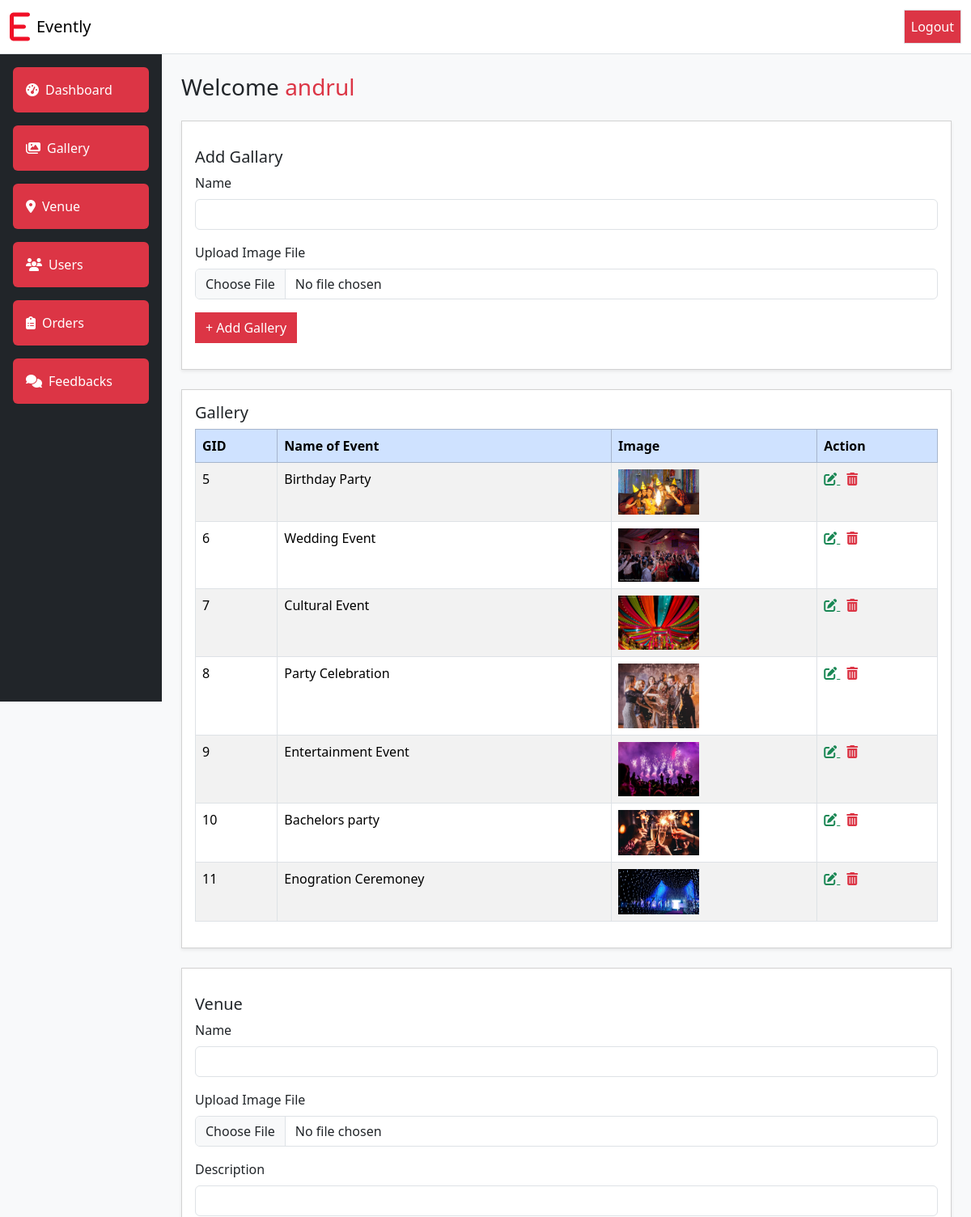
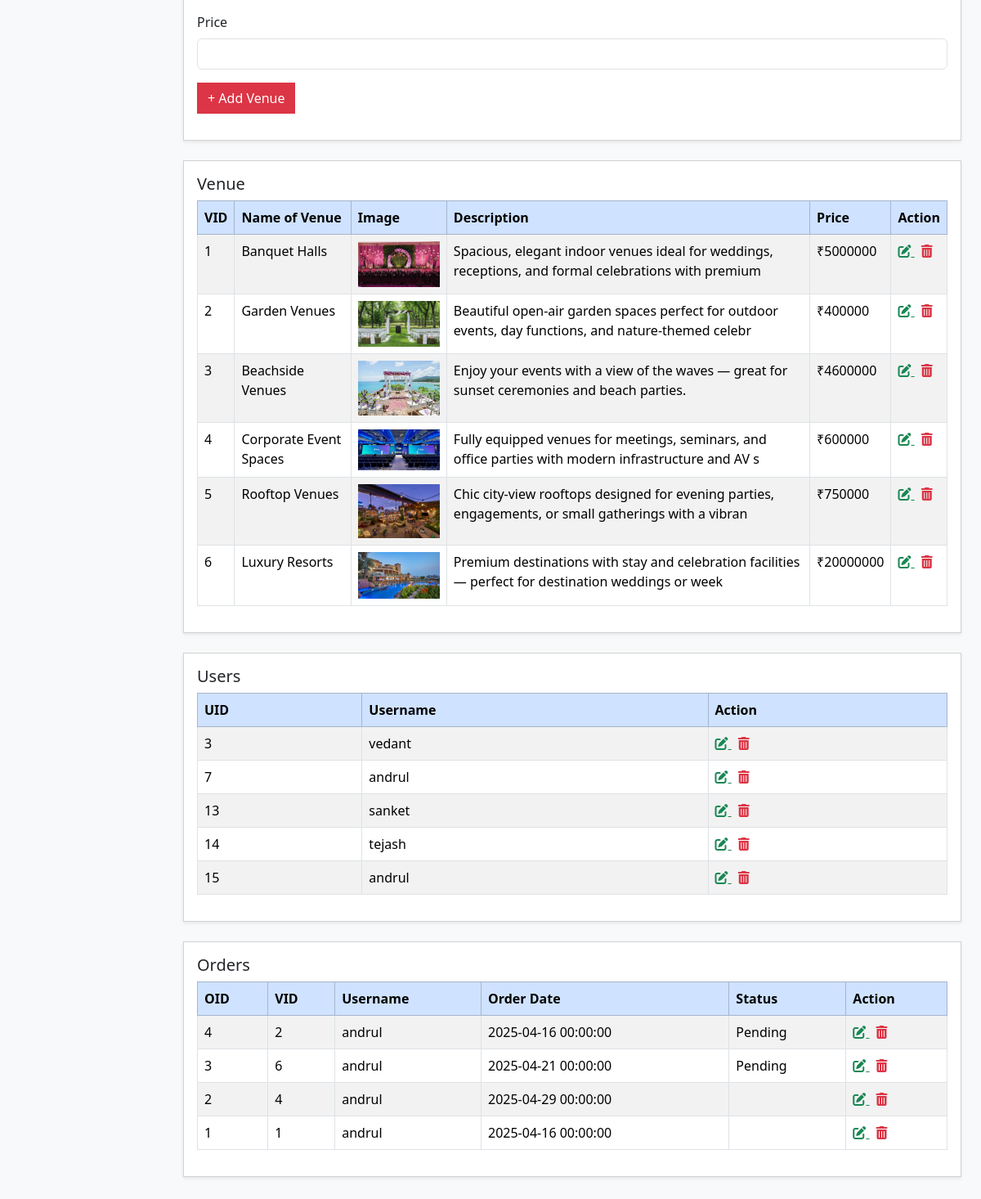
The app's page /admin/dashboard.php (signed in) with its own data (2 pictures, top to bottom).
### tables this page shows
CREATE TABLE `gallery` (
  `gid` int(30) NOT NULL,
  `gname` varchar(30) NOT NULL,
  `gimage` varchar(100) NOT NULL
);

CREATE TABLE `venue` (
  `vid` int(10) NOT NULL,
  `vname` varchar(30) NOT NULL,
  `vimage` varchar(100) NOT NULL,
  `vdesc` varchar(100) NOT NULL,
  `vprice` int(50) NOT NULL
);

CREATE TABLE `users` (
  `id` int(11) NOT NULL,
  `username` varchar(30) NOT NULL,
  `email` varchar(30) NOT NULL,
  `password` varchar(255) NOT NULL,
  `cpassword` varchar(255) NOT NULL,
  `dt` datetime NOT NULL DEFAULT current_timestamp()
);

CREATE TABLE `cart` (
  `oid` int(30) NOT NULL,
  `vid` int(30) NOT NULL,
  `vname` varchar(30) NOT NULL,
  `odate` datetime NOT NULL,
  `status` varchar(10) NOT NULL
);

### admin/includes/get-venue.php (the view)
<?php
include 'includes/config.php';
$sql = "SELECT * FROM venue";
$result = mysqli_query($conn, $sql);
while ($row = $result->fetch_assoc()) {
    $vid = $row['vid'];
    $vname = $row['vname'];
    $vimage = $row['vimage'];
    $vdesc = $row['vdesc'];
    $vprice = $row['vprice'];
    echo "
        <tr>
            <td>$vid</td>
            <td>$vname</td>
            <td><img src='images/$vimage' alt='$vname' style='width: 100px; height: auto;'></td>
            <td>$vdesc</td>
            <td>₹$vprice</td>
            <td>
                <a href='edit-venue.php?id=$vid' class='text-success me-2' title='Edit'>
                    <i class='fas fa-edit'></i>
                </a>
                <a href='delete-venue.php?id=$vid' class='text-danger' title='Delete' onclick='return confirm(\"Are you sure you want to delete this venue?\")'>
                    <i class='fas fa-trash-alt'></i>
                </a>
            </td>
        </tr>";
}
?>

### admin/includes/get-gallery.php
<?php
    include 'includes/config.php';
    $sql = "SELECT * FROM gallery";
    $result = mysqli_query($conn, $sql);
    while ($row = $result->fetch_assoc()) {
    $gid = $row['gid'];
    $gname = $row['gname'];
    $gimage = $row['gimage'];
    echo "
        <tr>
            <td>$gid</td>
            <td>$gname</td>
            <td><img src='images/$gimage' alt='$gname' style='width: 100px; height: auto;'></td>
            <td>
                <a href='edit.php?id=$gid' class='text-success me-2' title='Edit'>
                    <i class='fas fa-edit'></i>
                </a>
                <a href='delete.php?id=$gid' class='text-danger' title='Delete' onclick='return confirm(\"Are you sure?\")'>
                    <i class='fas fa-trash-alt'></i>
                </a>
            </td>
        </tr>";
}
?>

### admin/includes/get-users.php
<?php
    include 'includes/config.php';
    $sql = "SELECT * FROM users";
    $result = mysqli_query($conn, $sql);
    while ($row = $result->fetch_assoc()) {
    $id = $row['id'];
    $username = $row['username'];
    echo "
        <tr>
            <td>$id</td>
            <td>$username</td>
            <td>
                <a href='edit.php?id=$id' class='text-success me-2' title='Edit'>
                    <i class='fas fa-edit'></i>
                </a>
                <a href='delete.php?id=$id' class='text-danger' title='Delete' onclick='return confirm(\"Are you sure?\")'>
                    <i class='fas fa-trash-alt'></i>
                </a>
            </td>
        </tr>";
}
?>

### admin/includes/get-order.php
<?php
include 'includes/config.php';
$sql = "SELECT * FROM cart ORDER BY oid DESC";
$result = mysqli_query($conn, $sql);
while ($row = $result->fetch_assoc()) {
    $oid = $row['oid'];
    $vid = $row['vid'];
    $username = $row['vname'];
    $odate = $row['odate'];
    $status = ucfirst($row['status']);
    echo "
        <tr>
            <td>$oid</td>
            <td>$vid</td>
            <td>$username</td>
            <td>$odate</td>
            <td>$status</td>
            <td>
                <a href='update-order.php?oid=$oid' class='text-success me-2' title='Update Status'>
                    <i class='fas fa-edit'></i>
                </a>
                <a href='delete-order.php?oid=$oid' class='text-danger' title='Delete' onclick='return confirm(\"Are you sure you want to delete this order?\")'>
                    <i class='fas fa-trash-alt'></i>
                </a>
            </td>
        </tr>";
}
?>

### records on screen
gallery: gid "5", gname "Birthday Party", gimage (picture)
gallery: gid "6", gname "Wedding Event", gimage (picture)
gallery: gid "7", gname "Cultural Event", gimage (picture)
gallery: gid "8", gname "Party Celebration", gimage (picture)
gallery: gid "9", gname "Entertainment Event", gimage (picture)
gallery: gid "10", gname "Bachelors party", gimage (picture)
gallery: gid "11", gname "Enogration Ceremoney", gimage (picture)
venue: vid "1", vname "Banquet Halls", vimage (picture), vdesc "Spacious, elegant indoor venues ideal for weddings, receptions, and formal celebrations with premium", vprice "5000000"
venue: vid "2", vname "Garden Venues", vimage (picture), vdesc "Beautiful open-air garden spaces perfect for outdoor events, day functions, and nature-themed celebr", vprice "400000"
venue: vid "3", vname "Beachside Venues", vimage (picture), vdesc "Enjoy your events with a view of the waves — great for sunset ceremonies and beach parties.", vprice "4600000"
venue: vid "4", vname "Corporate Event Spaces", vimage (picture), vdesc "Fully equipped venues for meetings, seminars, and office parties with modern infrastructure and AV s", vprice "600000"
venue: vid "5", vname "Rooftop Venues", vimage (picture), vdesc "Chic city-view rooftops designed for evening parties, engagements, or small gatherings with a vibran", vprice "750000"
venue: vid "6", vname "Luxury Resorts", vimage (picture), vdesc "Premium destinations with stay and celebration facilities — perfect for destination weddings or week", vprice "20000000"
users: id "3", username "vedant"
users: id "7", username "andrul"
users: id "13", username "sanket"
users: id "14", username "tejash"
users: id "15", username "andrul"
cart: oid "4", vid "2", vname "andrul", odate "2025-04-16 00:00:00", status "Pending"
cart: oid "3", vid "6", vname "andrul", odate "2025-04-21 00:00:00", status "Pending"
cart: oid "2", vid "4", vname "andrul", odate "2025-04-29 00:00:00"
cart: oid "1", vid "1", vname "andrul", odate "2025-04-16 00:00:00"

### other values on screen
$_SESSION['username'] "andrul"
